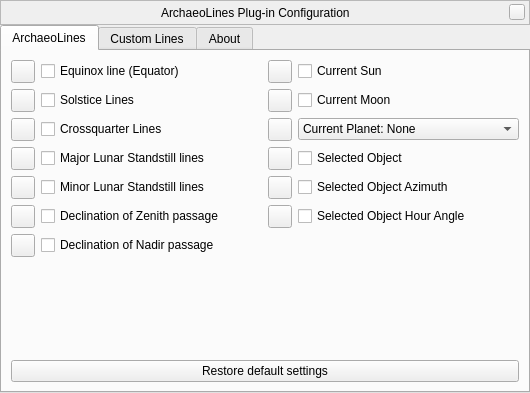
<?xml version="1.0" encoding="UTF-8"?>
<ui version="4.0">
 <class>archaeoLinesDialog</class>
 <widget class="QWidget" name="archaeoLinesDialog">
  <property name="geometry">
   <rect>
    <x>0</x>
    <y>0</y>
    <width>530</width>
    <height>393</height>
   </rect>
  </property>
  <property name="windowTitle">
   <string>ArchaeoLines Configuration</string>
  </property>
  <layout class="QVBoxLayout" name="verticalLayout_2">
   <property name="spacing">
    <number>0</number>
   </property>
   <property name="leftMargin">
    <number>0</number>
   </property>
   <property name="topMargin">
    <number>0</number>
   </property>
   <property name="rightMargin">
    <number>0</number>
   </property>
   <property name="bottomMargin">
    <number>0</number>
   </property>
   <item>
    <widget class="BarFrame" name="TitleBar">
     <property name="sizePolicy">
      <sizepolicy hsizetype="Expanding" vsizetype="Fixed">
       <horstretch>0</horstretch>
       <verstretch>0</verstretch>
      </sizepolicy>
     </property>
     <property name="minimumSize">
      <size>
       <width>530</width>
       <height>25</height>
      </size>
     </property>
     <property name="maximumSize">
      <size>
       <width>16777215</width>
       <height>25</height>
      </size>
     </property>
     <property name="focusPolicy">
      <enum>Qt::NoFocus</enum>
     </property>
     <property name="autoFillBackground">
      <bool>false</bool>
     </property>
     <property name="frameShape">
      <enum>QFrame::StyledPanel</enum>
     </property>
     <layout class="QHBoxLayout">
      <property name="spacing">
       <number>0</number>
      </property>
      <property name="leftMargin">
       <number>0</number>
      </property>
      <property name="topMargin">
       <number>0</number>
      </property>
      <property name="rightMargin">
       <number>4</number>
      </property>
      <property name="bottomMargin">
       <number>0</number>
      </property>
      <item>
       <spacer>
        <property name="orientation">
         <enum>Qt::Horizontal</enum>
        </property>
        <property name="sizeHint" stdset="0">
         <size>
          <width>40</width>
          <height>20</height>
         </size>
        </property>
       </spacer>
      </item>
      <item>
       <widget class="QLabel" name="stelWindowTitle">
        <property name="text">
         <string>ArchaeoLines Plug-in Configuration</string>
        </property>
       </widget>
      </item>
      <item>
       <spacer>
        <property name="orientation">
         <enum>Qt::Horizontal</enum>
        </property>
        <property name="sizeHint" stdset="0">
         <size>
          <width>40</width>
          <height>20</height>
         </size>
        </property>
       </spacer>
      </item>
      <item>
       <widget class="QPushButton" name="closeStelWindow">
        <property name="minimumSize">
         <size>
          <width>16</width>
          <height>16</height>
         </size>
        </property>
        <property name="maximumSize">
         <size>
          <width>16</width>
          <height>16</height>
         </size>
        </property>
        <property name="focusPolicy">
         <enum>Qt::NoFocus</enum>
        </property>
        <property name="text">
         <string/>
        </property>
       </widget>
      </item>
     </layout>
    </widget>
   </item>
   <item>
    <widget class="QTabWidget" name="tabs">
     <property name="currentIndex">
      <number>0</number>
     </property>
     <property name="documentMode">
      <bool>false</bool>
     </property>
     <widget class="QWidget" name="settingsTab">
      <attribute name="title">
       <string>ArchaeoLines</string>
      </attribute>
      <layout class="QVBoxLayout" name="verticalLayout_3">
       <item>
        <layout class="QGridLayout" name="gridLayout">
         <item row="0" column="0">
          <widget class="QToolButton" name="equinoxColorToolButton">
           <property name="text">
            <string notr="true"/>
           </property>
          </widget>
         </item>
         <item row="6" column="1">
          <widget class="QCheckBox" name="nadirPassageCheckBox">
           <property name="text">
            <string>Declination of Nadir passage</string>
           </property>
          </widget>
         </item>
         <item row="6" column="0">
          <widget class="QToolButton" name="nadirPassageColorToolButton">
           <property name="text">
            <string notr="true"/>
           </property>
          </widget>
         </item>
         <item row="4" column="1">
          <widget class="QCheckBox" name="minorStandstillCheckBox">
           <property name="text">
            <string>Minor Lunar Standstill lines</string>
           </property>
          </widget>
         </item>
         <item row="3" column="0">
          <widget class="QToolButton" name="majorStandstillColorToolButton">
           <property name="text">
            <string notr="true"/>
           </property>
          </widget>
         </item>
         <item row="2" column="0">
          <widget class="QToolButton" name="crossquarterColorToolButton">
           <property name="toolTip">
            <string>Change color</string>
           </property>
           <property name="text">
            <string notr="true"/>
           </property>
          </widget>
         </item>
         <item row="5" column="0">
          <widget class="QToolButton" name="zenithPassageColorToolButton">
           <property name="text">
            <string notr="true"/>
           </property>
          </widget>
         </item>
         <item row="1" column="1">
          <widget class="QCheckBox" name="solsticesCheckBox">
           <property name="text">
            <string>Solstice Lines</string>
           </property>
          </widget>
         </item>
         <item row="1" column="0">
          <widget class="QToolButton" name="solsticesColorToolButton">
           <property name="text">
            <string notr="true"/>
           </property>
          </widget>
         </item>
         <item row="4" column="0">
          <widget class="QToolButton" name="minorStandstillColorToolButton">
           <property name="text">
            <string notr="true"/>
           </property>
          </widget>
         </item>
         <item row="0" column="1">
          <widget class="QCheckBox" name="equinoxCheckBox">
           <property name="text">
            <string>Equinox line (Equator)</string>
           </property>
          </widget>
         </item>
         <item row="0" column="3">
          <widget class="QCheckBox" name="currentSunCheckBox">
           <property name="text">
            <string>Current Sun</string>
           </property>
          </widget>
         </item>
         <item row="2" column="1">
          <widget class="QCheckBox" name="crossquarterCheckBox">
           <property name="text">
            <string>Crossquarter Lines</string>
           </property>
          </widget>
         </item>
         <item row="3" column="1">
          <widget class="QCheckBox" name="majorStandstillCheckBox">
           <property name="text">
            <string>Major Lunar Standstill lines</string>
           </property>
          </widget>
         </item>
         <item row="5" column="1">
          <widget class="QCheckBox" name="zenithPassageCheckBox">
           <property name="text">
            <string>Declination of Zenith passage</string>
           </property>
          </widget>
         </item>
         <item row="0" column="2">
          <widget class="QToolButton" name="currentSunColorToolButton">
           <property name="text">
            <string notr="true"/>
           </property>
          </widget>
         </item>
         <item row="1" column="3">
          <widget class="QCheckBox" name="currentMoonCheckBox">
           <property name="text">
            <string>Current Moon</string>
           </property>
          </widget>
         </item>
         <item row="1" column="2">
          <widget class="QToolButton" name="currentMoonColorToolButton">
           <property name="text">
            <string notr="true"/>
           </property>
          </widget>
         </item>
         <item row="2" column="3">
          <widget class="QComboBox" name="currentPlanetComboBox">
           <property name="sizePolicy">
            <sizepolicy hsizetype="Preferred" vsizetype="Fixed">
             <horstretch>0</horstretch>
             <verstretch>0</verstretch>
            </sizepolicy>
           </property>
           <property name="minimumSize">
            <size>
             <width>150</width>
             <height>0</height>
            </size>
           </property>
           <property name="currentIndex">
            <number>0</number>
           </property>
           <item>
            <property name="text">
             <string>Current Planet: None</string>
            </property>
           </item>
           <item>
            <property name="text">
             <string>Current Planet: Mercury</string>
            </property>
           </item>
           <item>
            <property name="text">
             <string>Current Planet: Venus</string>
            </property>
           </item>
           <item>
            <property name="text">
             <string>Current Planet: Mars</string>
            </property>
           </item>
           <item>
            <property name="text">
             <string>Current Planet: Jupiter</string>
            </property>
           </item>
           <item>
            <property name="text">
             <string>Current Planet: Saturn</string>
            </property>
           </item>
          </widget>
         </item>
         <item row="2" column="2">
          <widget class="QToolButton" name="currentPlanetColorToolButton">
           <property name="text">
            <string notr="true"/>
           </property>
          </widget>
         </item>
         <item row="3" column="3">
          <widget class="QCheckBox" name="selectedObjectCheckBox">
           <property name="text">
            <string>Selected Object</string>
           </property>
          </widget>
         </item>
         <item row="3" column="2">
          <widget class="QToolButton" name="selectedObjectColorToolButton">
           <property name="text">
            <string notr="true"/>
           </property>
          </widget>
         </item>
         <item row="4" column="3">
          <widget class="QCheckBox" name="selectedObjectAzimuthCheckBox">
           <property name="text">
            <string>Selected Object Azimuth</string>
           </property>
          </widget>
         </item>
         <item row="4" column="2">
          <widget class="QToolButton" name="selectedObjectAzimuthColorToolButton">
           <property name="text">
            <string notr="true"/>
           </property>
          </widget>
         </item>
         <item row="5" column="3">
          <widget class="QCheckBox" name="selectedObjectHourAngleCheckBox">
           <property name="text">
            <string>Selected Object Hour Angle</string>
           </property>
          </widget>
         </item>
         <item row="5" column="2">
          <widget class="QToolButton" name="selectedObjectHourAngleColorToolButton">
           <property name="text">
            <string notr="true"/>
           </property>
          </widget>
         </item>
        </layout>
       </item>
       <item>
        <spacer name="verticalSpacer_3">
         <property name="orientation">
          <enum>Qt::Vertical</enum>
         </property>
         <property name="sizeHint" stdset="0">
          <size>
           <width>20</width>
           <height>120</height>
          </size>
         </property>
        </spacer>
       </item>
       <item>
        <layout class="QHBoxLayout" name="horizontalLayout_7">
         <item>
          <widget class="QPushButton" name="restoreDefaultsButton">
           <property name="sizePolicy">
            <sizepolicy hsizetype="Expanding" vsizetype="Fixed">
             <horstretch>0</horstretch>
             <verstretch>0</verstretch>
            </sizepolicy>
           </property>
           <property name="text">
            <string>Restore default settings</string>
           </property>
          </widget>
         </item>
        </layout>
       </item>
      </layout>
     </widget>
     <widget class="QWidget" name="customLinesTab">
      <attribute name="title">
       <string>Custom Lines</string>
      </attribute>
      <layout class="QVBoxLayout" name="verticalLayout">
       <item>
        <layout class="QGridLayout" name="gridLayout_2">
         <item row="0" column="0">
          <widget class="QToolButton" name="geographicLocation1ColorToolButton">
           <property name="text">
            <string notr="true"/>
           </property>
          </widget>
         </item>
         <item row="0" column="1">
          <widget class="QCheckBox" name="geographicLocation1CheckBox">
           <property name="text">
            <string>Geographic Location 1</string>
           </property>
          </widget>
         </item>
         <item row="0" column="2" colspan="3">
          <widget class="QLineEdit" name="geographicLocation1LineEdit">
           <property name="toolTip">
            <string>Enter a label (location name) for this line</string>
           </property>
          </widget>
         </item>
         <item row="1" column="1">
          <widget class="QLabel" name="geographicLocation1LongitudeLabel">
           <property name="text">
            <string>Longitude</string>
           </property>
           <property name="alignment">
            <set>Qt::AlignRight|Qt::AlignTrailing|Qt::AlignVCenter</set>
           </property>
          </widget>
         </item>
         <item row="1" column="2">
          <widget class="QDoubleSpinBox" name="geographicLocation1LongitudeDoubleSpinBox">
           <property name="minimum">
            <double>-180.000000000000000</double>
           </property>
           <property name="maximum">
            <double>359.990000000000009</double>
           </property>
           <property name="singleStep">
            <double>0.100000000000000</double>
           </property>
          </widget>
         </item>
         <item row="1" column="3">
          <widget class="QLabel" name="geographicLocation1LatitudeLabel">
           <property name="text">
            <string>Latitude</string>
           </property>
           <property name="alignment">
            <set>Qt::AlignRight|Qt::AlignTrailing|Qt::AlignVCenter</set>
           </property>
          </widget>
         </item>
         <item row="1" column="4">
          <widget class="QDoubleSpinBox" name="geographicLocation1LatitudeDoubleSpinBox">
           <property name="minimum">
            <double>-90.000000000000000</double>
           </property>
           <property name="maximum">
            <double>90.000000000000000</double>
           </property>
           <property name="singleStep">
            <double>0.100000000000000</double>
           </property>
          </widget>
         </item>
         <item row="2" column="0">
          <widget class="QToolButton" name="geographicLocation2ColorToolButton">
           <property name="text">
            <string notr="true"/>
           </property>
          </widget>
         </item>
         <item row="2" column="1">
          <widget class="QCheckBox" name="geographicLocation2CheckBox">
           <property name="text">
            <string>Geographic Location 2</string>
           </property>
          </widget>
         </item>
         <item row="2" column="2" colspan="3">
          <widget class="QLineEdit" name="geographicLocation2LineEdit">
           <property name="toolTip">
            <string>Enter a label (location name) for this line</string>
           </property>
          </widget>
         </item>
         <item row="3" column="1">
          <widget class="QLabel" name="geographicLocation2LongitudeLabel">
           <property name="text">
            <string>Longitude</string>
           </property>
           <property name="alignment">
            <set>Qt::AlignRight|Qt::AlignTrailing|Qt::AlignVCenter</set>
           </property>
          </widget>
         </item>
         <item row="3" column="2">
          <widget class="QDoubleSpinBox" name="geographicLocation2LongitudeDoubleSpinBox">
           <property name="minimum">
            <double>-180.000000000000000</double>
           </property>
           <property name="maximum">
            <double>359.990000000000009</double>
           </property>
           <property name="singleStep">
            <double>0.100000000000000</double>
           </property>
          </widget>
         </item>
         <item row="3" column="3">
          <widget class="QLabel" name="geographicLocation2LatitudeLabel">
           <property name="text">
            <string>Latitude</string>
           </property>
           <property name="alignment">
            <set>Qt::AlignRight|Qt::AlignTrailing|Qt::AlignVCenter</set>
           </property>
          </widget>
         </item>
         <item row="3" column="4">
          <widget class="QDoubleSpinBox" name="geographicLocation2LatitudeDoubleSpinBox">
           <property name="minimum">
            <double>-90.000000000000000</double>
           </property>
           <property name="maximum">
            <double>90.000000000000000</double>
           </property>
           <property name="singleStep">
            <double>0.100000000000000</double>
           </property>
          </widget>
         </item>
         <item row="4" column="0">
          <widget class="QToolButton" name="customAzimuth1ColorToolButton">
           <property name="text">
            <string notr="true"/>
           </property>
          </widget>
         </item>
         <item row="4" column="1">
          <widget class="QCheckBox" name="customAzimuth1CheckBox">
           <property name="text">
            <string>Custom Azimuth 1</string>
           </property>
          </widget>
         </item>
         <item row="4" column="2">
          <widget class="QDoubleSpinBox" name="customAzimuth1DoubleSpinBox">
           <property name="maximum">
            <double>359.990000000000009</double>
           </property>
          </widget>
         </item>
         <item row="4" column="3" colspan="2">
          <widget class="QLineEdit" name="customAzimuth1LineEdit">
           <property name="toolTip">
            <string>Enter a label for this line</string>
           </property>
          </widget>
         </item>
         <item row="5" column="0">
          <widget class="QToolButton" name="customAzimuth2ColorToolButton">
           <property name="text">
            <string notr="true"/>
           </property>
          </widget>
         </item>
         <item row="5" column="1">
          <widget class="QCheckBox" name="customAzimuth2CheckBox">
           <property name="text">
            <string>Custom Azimuth 2</string>
           </property>
          </widget>
         </item>
         <item row="5" column="2">
          <widget class="QDoubleSpinBox" name="customAzimuth2DoubleSpinBox">
           <property name="maximum">
            <double>359.990000000000009</double>
           </property>
          </widget>
         </item>
         <item row="5" column="3" colspan="2">
          <widget class="QLineEdit" name="customAzimuth2LineEdit">
           <property name="toolTip">
            <string>Enter a label for this line</string>
           </property>
          </widget>
         </item>
         <item row="6" column="0">
          <widget class="QToolButton" name="customDeclination1ColorToolButton">
           <property name="text">
            <string notr="true"/>
           </property>
          </widget>
         </item>
         <item row="6" column="1">
          <widget class="QCheckBox" name="customDeclination1CheckBox">
           <property name="text">
            <string>Custom Declination 1</string>
           </property>
          </widget>
         </item>
         <item row="6" column="2">
          <widget class="QDoubleSpinBox" name="customDeclination1DoubleSpinBox">
           <property name="minimum">
            <double>-89.989999999999995</double>
           </property>
           <property name="maximum">
            <double>89.989999999999995</double>
           </property>
           <property name="singleStep">
            <double>0.100000000000000</double>
           </property>
          </widget>
         </item>
         <item row="6" column="3" colspan="2">
          <widget class="QLineEdit" name="customDeclination1LineEdit"/>
         </item>
         <item row="7" column="0">
          <widget class="QToolButton" name="customDeclination2ColorToolButton">
           <property name="text">
            <string notr="true"/>
           </property>
          </widget>
         </item>
         <item row="7" column="1">
          <widget class="QCheckBox" name="customDeclination2CheckBox">
           <property name="text">
            <string>Custom Declination 2</string>
           </property>
          </widget>
         </item>
         <item row="7" column="2">
          <widget class="QDoubleSpinBox" name="customDeclination2DoubleSpinBox">
           <property name="minimum">
            <double>-89.989999999999995</double>
           </property>
           <property name="maximum">
            <double>89.989999999999995</double>
           </property>
           <property name="singleStep">
            <double>0.100000000000000</double>
           </property>
          </widget>
         </item>
         <item row="7" column="3" colspan="2">
          <widget class="QLineEdit" name="customDeclination2LineEdit"/>
         </item>
        </layout>
       </item>
       <item>
        <spacer name="verticalSpacer">
         <property name="orientation">
          <enum>Qt::Vertical</enum>
         </property>
         <property name="sizeHint" stdset="0">
          <size>
           <width>20</width>
           <height>40</height>
          </size>
         </property>
        </spacer>
       </item>
       <item>
        <widget class="QPushButton" name="restoreDefaultsButtonCL">
         <property name="text">
          <string>Restore default settings</string>
         </property>
        </widget>
       </item>
      </layout>
     </widget>
     <widget class="QWidget" name="aboutTab">
      <attribute name="title">
       <string comment="tab in plugin windows">About</string>
      </attribute>
      <layout class="QVBoxLayout" name="verticalLayout_11">
       <property name="spacing">
        <number>9</number>
       </property>
       <item>
        <widget class="QTextBrowser" name="aboutTextBrowser">
         <property name="openExternalLinks">
          <bool>true</bool>
         </property>
         <property name="openLinks">
          <bool>true</bool>
         </property>
        </widget>
       </item>
      </layout>
     </widget>
    </widget>
   </item>
  </layout>
 </widget>
 <customwidgets>
  <customwidget>
   <class>BarFrame</class>
   <extends>QFrame</extends>
   <header>Dialog.hpp</header>
   <container>1</container>
  </customwidget>
 </customwidgets>
 <resources/>
 <connections/>
</ui>
